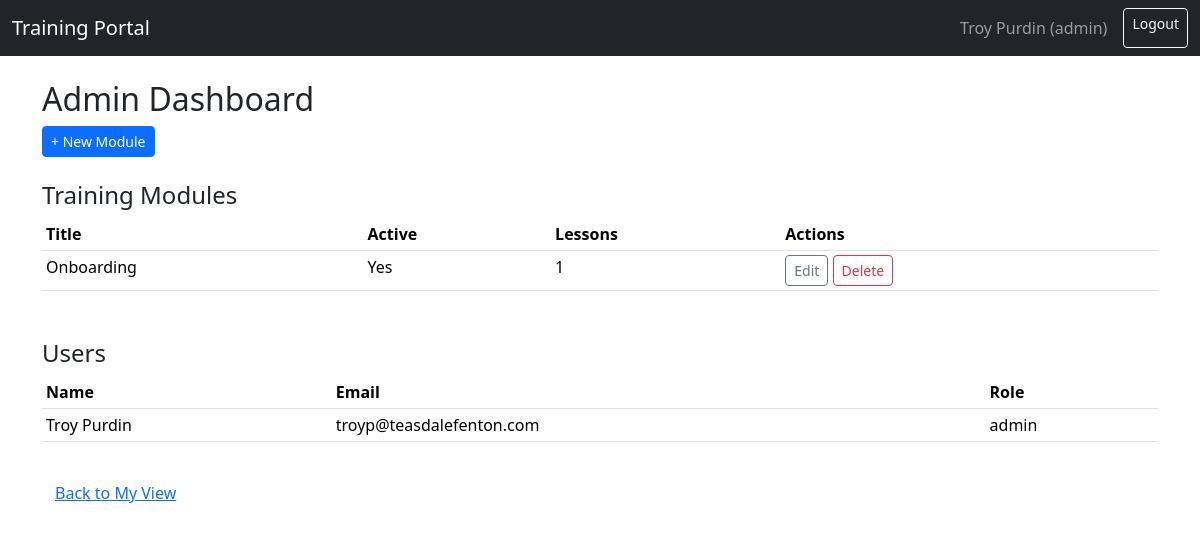
The page /admin (signed in) on the database its author committed.
### app.py (models this page shows, shortened)
class User(db.Model):
    id = db.Column(db.Integer, primary_key=True)
    name = db.Column(db.String(120), nullable=False)
    email = db.Column(db.String(255), unique=True, nullable=False)
    password_hash = db.Column(db.String(255), nullable=False)
    role = db.Column(db.String(20), default="trainee")  # 'admin' or 'trainee'

class TrainingModule(db.Model):
    id = db.Column(db.Integer, primary_key=True)
    title = db.Column(db.String(255), nullable=False)
    description = db.Column(db.Text)
    is_active = db.Column(db.Boolean, default=True)
    lessons = db.relationship(
        "Lesson",
        backref="module",
        lazy=True,
        order_by="Lesson.sort_order"
    )

### app.py (the view)
@app.route("/admin")
@admin_required
def admin_dashboard():
    modules = TrainingModule.query.order_by(TrainingModule.title).all()
    users = User.query.order_by(User.name).all()
    return render_template("admin_dashboard.html", modules=modules, users=users)

### app.py (called while the page is built)
def current_user():
    uid = session.get("user_id")
    if not uid:
        return None
    return User.query.get(uid)

@app.context_processor
def inject_current_user():
    return {"current_user": current_user}

def admin_required(f):
    @wraps(f)
    def decorated(*args, **kwargs):
        user = current_user()
        if not user or user.role != "admin":
            flash("Admin access required.", "danger")
            return redirect(url_for("dashboard"))
        return f(*args, **kwargs)
    return decorated

### templates/admin_dashboard.html
{% extends "base.html" %}
{% block content %}
<h2>Admin Dashboard</h2>
<div class="mb-4">
  <a class="btn btn-primary btn-sm" href="{{ url_for('new_module') }}">+ New Module</a>
</div>
<h4>Training Modules</h4>
<table class="table table-sm">
  <thead>
    <tr>
      <th>Title</th>
      <th>Active</th>
      <th>Lessons</th>
      <th>Actions</th>
    </tr>
  </thead>
  <tbody>
    {% for m in modules %}
      <tr>
        <td>{{ m.title }}</td>
        <td>{{ "Yes" if m.is_active else "No" }}</td>
        <td>{{ m.lessons|length }}</td>
        <td>
          <a href="{{ url_for('edit_module', module_id=m.id) }}" class="btn btn-sm btn-outline-secondary">Edit</a>
          <form method="post" action="{{ url_for('delete_module', module_id=m.id) }}" class="d-inline"
                onsubmit="return confirm('Delete this module?')">
            <button class="btn btn-sm btn-outline-danger">Delete</button>
          </form>
        </td>
      </tr>
    {% endfor %}
  </tbody>
</table>
<h4 class="mt-5">Users</h4>
<table class="table table-sm">
  <thead>
    <tr>
      <th>Name</th>
      <th>Email</th>
      <th>Role</th>
    </tr>
  </thead>
  <tbody>
    {% for u in users %}
      <tr>
        <td>{{ u.name }}</td>
        <td>{{ u.email }}</td>
        <td>{{ u.role }}</td>
      </tr>
    {% endfor %}
  </tbody>
</table>
<a href="{{ url_for('dashboard') }}" class="btn btn-link mt-3">Back to My View</a>
{% endblock %}

### templates/base.html (shortened to what this page needs)
<!doctype html>
<html lang="en">
<head>
  <link href="https://cdn.jsdelivr.net/npm/bootstrap@5.3.3/dist/css/bootstrap.min.css" rel="stylesheet">
</head>
<body>
<nav class="navbar navbar-expand-lg navbar-dark bg-dark mb-4">
  <div class="container-fluid">
    <a class="navbar-brand" href="{{ url_for('dashboard') }}">Training Portal</a>
    <div class="d-flex">
      {% if session.get('user_id') %}
        <span class="navbar-text me-3">
          {{ current_user().name }} ({{ current_user().role }})
        </span>
        <a class="btn btn-outline-light btn-sm" href="{{ url_for('logout') }}">Logout</a>
      {% endif %}
    </div>
  </div>
</nav>
<div class="container">
  {% block content %}{% endblock %}
</div>
</body>
</html>

### rows shown on the page
User: name "Troy Purdin", role "admin", email "troyp@teasdalefenton.com"
TrainingModule: title "Onboarding", is_active "Yes", lessons|length "1"
